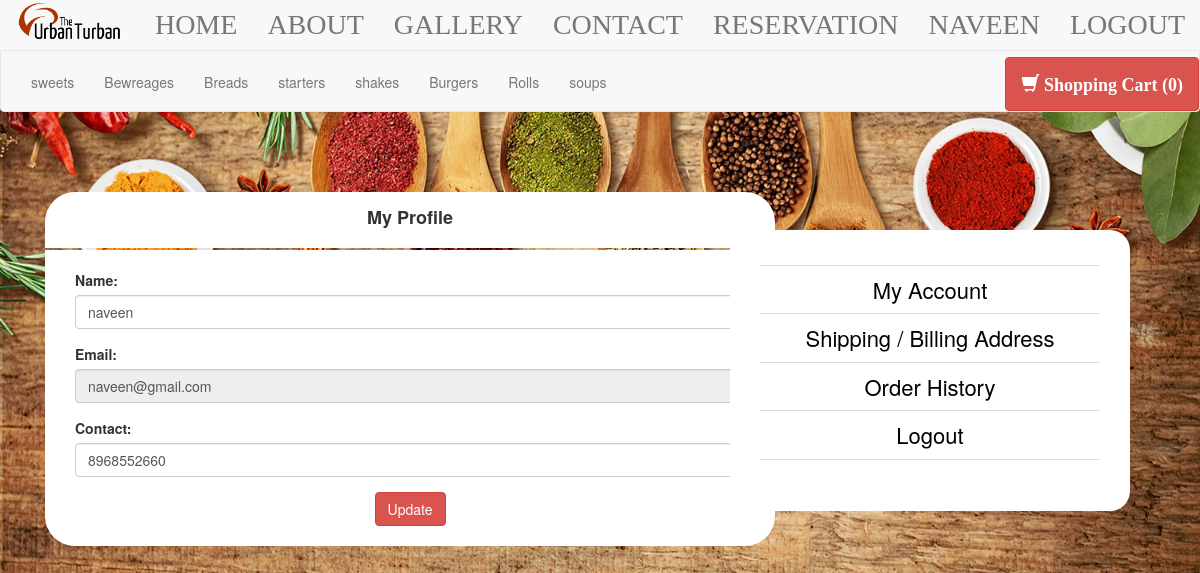
Page /myprofile2.php (signed in) on the committed database.
### tables this page shows
CREATE TABLE `register` (
  `id` int(11) NOT NULL,
  `name` varchar(100) NOT NULL,
  `email` varchar(100) NOT NULL,
  `contact` varchar(100) NOT NULL,
  `password` varchar(100) NOT NULL
);

CREATE TABLE `category` (
  `id` int(11) NOT NULL,
  `category` varchar(100) NOT NULL
);

### myprofile2.php (the view, shortened to what this page needs)
<?php
$user=$_SESSION['user'];
include 'connect.php';
$fet=$conn->query("SELECT * FROM register WHERE email='$user'");
$f=mysqli_fetch_array($fet);
?>
<!DOCTYPE html>
<html>
<head>
 	<link rel="stylesheet" href="css/bootstrap.css"/>
<link rel="stylesheet" href="css/bootstrap.min.css"/>
 </head>
 <body style="background-image: url('img/1.jpg'); background-size: 100%; background-attachment: fixed;">
<?php
include 'header.php';
?>
<br><br><br>
 	<div class="container">
	 	<div class="col-lg-8 card">
	 		<div class="col-lg-12 card1" style="">
	 			<div class="col-lg-12" style="margin-top: 5px;">
		 			<center><h4><b>My Profile</b></h4></center>
		 		</div>
		 	</div>
		 <div class="col-lg-12 card11">
		 	<br>
		 		<div class="col-lg-12 card111">
		 		<form accept="" method="post">
      			<div class="form-group">
                <label for="name">Name:</label>
                <input class="form-control" type="text" name="name" value="<?php echo $f['name']; ?>" id="name">
				</div>
    			<div class="form-group">
                <label for="email">Email:</label>
                <input class="form-control" type="text" name="email" value="<?php echo $f['email']; ?>" id="email" readonly>
			    </div>
                <div class="form-group">
                <label for="phone">Contact:</label>
                <input class="form-control" type="tel" name="phone" value="<?php echo $f['contact']; ?>" id="phone">
                </div>
                <div class="text-center">
                <button class="btn btn-danger" type="submit" name="update">Update</button>
              	</div>
				</form>
</div>
</div>
<?php
include 'side.php';
?>
 </body>
 </html>

### header.php (shortened to what this page needs)
<nav class="navbar navbar-default navbar-fixed-top">
<img src="logo.png" class="navbar-brand bb">
  <div class="container-fluid">
    <ul class=" nav navbar-nav navbar-right txt">
      <li><a class="" href="index.php">HOME</a></li>
      <li><a class="" href="about.php">ABOUT</a></li>
      <li><a class="" href="gallery.php">GALLERY</a></li>
      <li><a class="" href="CONTACT.php">CONTACT</a></li>
       <li><a class="" href="reservation.php">RESERVATION</a></li>
       <?php
       if(isset($_SESSION['user']))
       {
        $email = $_SESSION['user'];
        $gttk=$conn->query("SELECT * FROM register WHERE email='$email'");
        $gtttk=mysqli_fetch_array($gttk);
        echo "<li style='text-transform:uppercase;'><a href='myprofile2.php'>".$gtttk['name']."</a></li>";
       ?>
        <li><a class="" href="logout.php">LOGOUT</a></li>
        <?php
      }
      else
      {
        ?>
        <li><a class="" href="login.php">LOGIN</a></li>
      <?php
    }
    ?>
    </ul>
  </div>
</nav>
<div class="col-lg-12" style="height: 57px;">
</div>
<?php
$ft=$conn->query("SELECT * from category order by id asc ");
?>
<nav class="navbar navbar-default">
  <div class="col-lg-12">
  <ul class="nav navbar-nav">
<?php
while ($ftt=mysqli_fetch_array($ft)) {
?>
    <li><a href="menu.php?id=<?php echo $ftt['id']; ?>"><?php echo $ftt['category']; ?></a></li>
    <?php
  }
    ?>
  </ul>
  <ul class="nav navbar-nav navbar-right">
    <li><a href="mycart.php" class="btn btn-danger co">
          <span class="glyphicon glyphicon-shopping-cart"></span> Shopping Cart (<?php include 'crt.php'; ?>)
        </a>
    </li>
  </ul>
</div>
</nav>

### myprofile2.php (style rules this page uses)
.card1 { padding-bottom: 10px; background-color: white; border-top-left-radius: 30px; border-top-right-radius: 30px; }
.card11 { background-color: white; margin-top: 2px; border-bottom-right-radius: 30px; border-bottom-left-radius: 30px; padding-bottom: 20px; }

### header.php (style rules this page uses)
.co { color: white !important; font-family: Gabriola; font-weight: bold; font-size: 18px; }

### side.php (style rules this page uses)
.bb { position: absolute; height: 80px !important; margin-top: -15px; }
.txt li a { font-size: 28px; font-family:Gabriola; color: white; font-weight: italic; padding-top: 15px; }
a { text-decoration: none; color: black; }

### rows in the picture
register: name "NAVEEN", name "naveen", email "naveen@gmail.com", phone "8968552660"
category: category "sweets"
category: category "Bewreages"
category: category "Breads"
category: category "starters"
category: category "shakes"
category: category "Burgers"
category: category "Rolls"
category: category "soups"

### other values in the picture
$nm "0"
